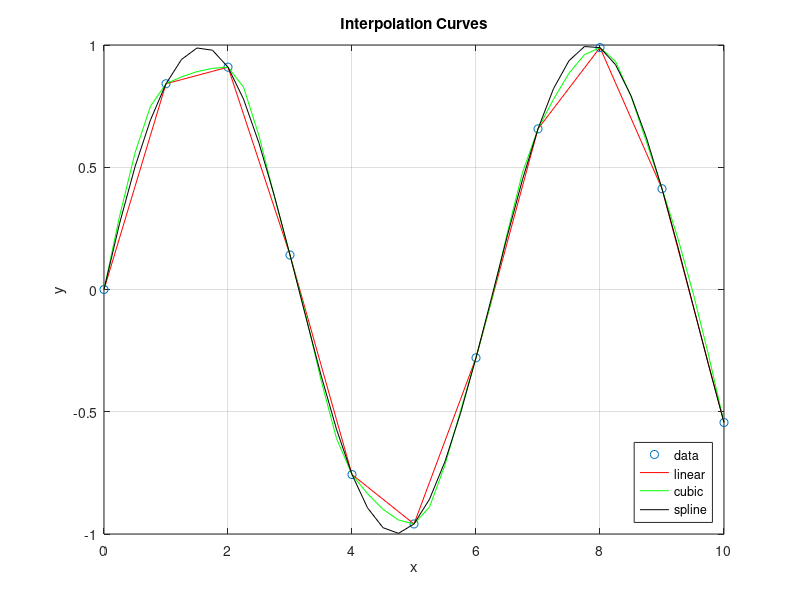

Here is the MATLAB script that generated this plot:
% -----------------------------------------------------
% interpolation2.m
% -----------------------------------------------------
% Write a program that uses given data to find and 
% plot the interpolated curves: linear, cubic and spline. 
% -----------------------------------------------------
% Notes: The curves are plotted on the same graph
% for ease of comparison. 
% -----------------------------------------------------
% Priya Thamburaj Goeser
% Original: January 10th 2013
% Modified: March 26th 2014
% Copyright (c) 2013 Priya Thamburaj Goeser. 
% All Rights Reserved.
%------------------------------------------------------

clear all
clc
close all

% Given set of data points
x=[0,1,2,3,4,5,6,7,8,9,10];
y=[0, 0.8415, 0.9093, 0.1411, -0.7568, -0.9589, ...
        -0.2794, 0.6570, 0.9894, 0.4121, -0.5440];

% Graph showing data
figure
plot(x,y,'o');
xlabel('x');
ylabel('y');
title('Data points')
grid on
hold on

% Linear Interpolation

% Given a set of values for xi what are the values of y at these xi?
xp=[0:0.25:10];
yp=interp1(x,y,xp,'linear');

% Show the interpolated values (xi,yi) on the graph
plot(xp,yp,'r-');
xlabel('x');
ylabel('y');
title('Linear Interpolation')
grid on
hold on

% Cubic Interpolation

% Given a set of values for xi what are the values of y at these xi?
xp=[0:0.25:10];
yp=interp1(x,y,xp,'cubic');

% Show the interpolated values (xi,yi) on the graph
plot(xp,yp,'g-');
xlabel('x');
ylabel('y');
title('Cubic Interpolation')
grid on
hold on

% Spline Interpolation

% Given a set of values for xi what are the values of y at these xi?
xp=[0:0.25:10];
yp=interp1(x,y,xp,'spline');

% Show the interpolated values (xi,yi) on the graph
plot(xp,yp,'k-');
hold on
xlabel('x');
ylabel('y');
title('Interpolation Curves')
grid on
legend('data','linear','cubic','spline','Location','SouthEast')
